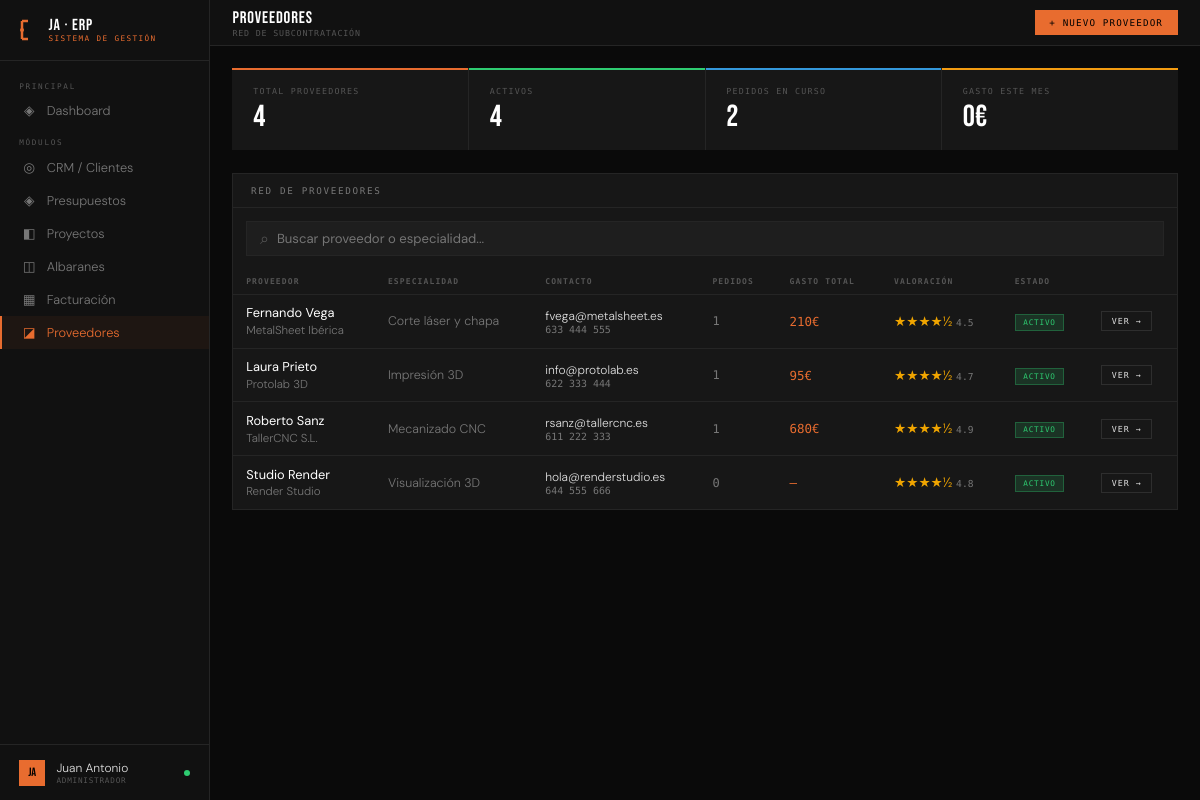
/proveedores, run on the app's committed database.
### tables this page shows
CREATE TABLE proveedores (
        id INTEGER PRIMARY KEY AUTOINCREMENT,
        nombre TEXT NOT NULL, empresa TEXT, email TEXT, telefono TEXT,
        especialidad TEXT, valoracion REAL DEFAULT 5.0,
        estado TEXT DEFAULT 'activo', notas TEXT,
        fecha_alta TEXT DEFAULT CURRENT_DATE);

### app.py (the view)
@app.route('/proveedores')
def proveedores():
    conn = get_db()
    proveedores = conn.execute('''SELECT pv.*,
        COUNT(DISTINCT pp.id) as num_pedidos,
        COALESCE(SUM(pp.importe),0) as gasto_total
        FROM proveedores pv LEFT JOIN pedidos_proveedor pp ON pp.proveedor_id=pv.id
        GROUP BY pv.id ORDER BY pv.nombre''').fetchall()
    stats = {
        'total': conn.execute("SELECT COUNT(*) FROM proveedores").fetchone()[0],
        'activos': conn.execute("SELECT COUNT(*) FROM proveedores WHERE estado='activo'").fetchone()[0],
        'pedidos_activos': conn.execute("SELECT COUNT(*) FROM pedidos_proveedor WHERE estado NOT IN ('entregado','cancelado')").fetchone()[0],
        'gasto_mes': conn.execute("SELECT COALESCE(SUM(importe),0) FROM pedidos_proveedor WHERE strftime('%Y-%m',fecha_pedido)=strftime('%Y-%m','now')").fetchone()[0],
    }
    proyectos = conn.execute("SELECT id,referencia,nombre FROM proyectos ORDER BY referencia DESC").fetchall()
    conn.close()
    return render_template('proveedores.html', proveedores=proveedores, stats=stats, proyectos=proyectos)

### app.py (called while the page is built)
def get_db():
    conn = sqlite3.connect(DB)
    conn.row_factory = sqlite3.Row
    return conn

@app.context_processor
def inject_globals():
    return {
        'today': date.today().isoformat(),
        'now': datetime.now().strftime('%b %Y'),
        'request': request,
    }

### templates/proveedores.html (shortened to what this page needs)
{% extends "base.html" %}
{% block topbar %}
<div><div class="topbar-title">PROVEEDORES</div><div class="topbar-sub">Red de subcontratación</div></div>
<div class="topbar-right">
  <button class="btn btn-primary" onclick="document.getElementById('modal-nuevo').style.display='flex'">+ Nuevo proveedor</button>
</div>
{% endblock %}
{% block content %}
<div class="kpi-row">
  <div class="kpi orange"><div class="kpi-label">Total proveedores</div><div class="kpi-value">{{ stats.total }}</div></div>
  <div class="kpi green"><div class="kpi-label">Activos</div><div class="kpi-value">{{ stats.activos }}</div></div>
  <div class="kpi blue"><div class="kpi-label">Pedidos en curso</div><div class="kpi-value">{{ stats.pedidos_activos }}</div></div>
  <div class="kpi yellow"><div class="kpi-label">Gasto este mes</div><div class="kpi-value">{{ "%.0f"|format(stats.gasto_mes) }}€</div></div>
</div>
<div class="panel">
  <div class="panel-header"><span class="panel-title">Red de proveedores</span></div>
  <div class="search-bar" style="margin:.8rem;width:auto">
    <span style="color:var(--muted)">⌕</span>
    <input type="text" id="buscador" placeholder="Buscar proveedor o especialidad..." oninput="filtrar()"/>
  </div>
  <table class="table" id="tabla-prov">
    <thead><tr><th>Proveedor</th><th>Especialidad</th><th>Contacto</th><th>Pedidos</th><th>Gasto total</th><th>Valoración</th><th>Estado</th><th></th></tr></thead>
    <tbody>
      {% for p in proveedores %}
      <tr data-search="{{ (p.nombre+' '+(p.empresa or '')+' '+(p.especialidad or ''))|lower }}">
        <td>
          <a href="/proveedor/{{ p.id }}" style="color:#fff;font-weight:400">{{ p.nombre }}</a>
          {% if p.empresa %}<div style="font-size:.72rem;color:var(--muted2);margin-top:.1rem">{{ p.empresa }}</div>{% endif %}
        </td>
        <td style="font-size:.78rem;color:var(--muted2)">{{ p.especialidad or '—' }}</td>
        <td>
          {% if p.email %}<div style="font-size:.75rem">{{ p.email }}</div>{% endif %}
          {% if p.telefono %}<div style="font-family:var(--mono);font-size:.62rem;color:var(--muted2)">{{ p.telefono }}</div>{% endif %}
        </td>
        <td style="font-family:var(--mono);font-size:.75rem;color:var(--muted2)">{{ p.num_pedidos }}</td>
        <td style="font-family:var(--mono);font-size:.78rem;color:var(--accent)">
          {% if p.gasto_total > 0 %}{{ "%.0f"|format(p.gasto_total) }}€{% else %}—{% endif %}
        </td>
        <td>
          <span style="color:var(--accent2);font-size:.85rem">
            {% for i in range(p.valoracion|int) %}★{% endfor %}{% if p.valoracion % 1 >= 0.5 %}½{% endif %}
          </span>
          <span style="font-family:var(--mono);font-size:.6rem;color:var(--muted2)"> {{ p.valoracion }}</span>
        </td>
        <td>
          {% if p.estado == 'activo' %}<span class="badge badge-green">Activo</span>
          {% elif p.estado == 'ocasional' %}<span class="badge badge-yellow">Ocasional</span>
          {% else %}<span class="badge badge-muted">Inactivo</span>{% endif %}
        </td>
        <td><a href="/proveedor/{{ p.id }}" class="btn btn-sm">Ver →</a></td>
      </tr>
      {% endfor %}
    </tbody>
  </table>
</div>
{% endblock %}

### templates/base.html (style rules this page uses)
:root { --bg:#0a0a0a;--surface:#111;--panel:#171717;--card:#1e1e1e; --border:#252525;--border2:#2e2e2e; --accent:#e86c2f;--accent2:#f0a500; --green:#2ecc71;--red:#e74c3c;--blue:#3498db;--yellow:#f39c12; --text:#e0e0e0;--muted:#555;--muted2:#777; --mono:'Share Tech Mono',monospace;--display:'Bebas Neue',sans-serif;--body:'DM Sans',sans-serif; }
*,*::before,*::after { box-sizing:border-box;margin:0;padding:0; }
html,body { height:100%;overflow:hidden; }
body { background:var(--bg);color:var(--text);font-family:var(--body);font-weight:300;display:flex; }
.topbar-title { font-family:var(--display);font-size:1.05rem;letter-spacing:.05em;color:#fff; }
.topbar-sub { font-family:var(--mono);font-size:.52rem;color:var(--muted);letter-spacing:.1em;text-transform:uppercase; }
.topbar-right { margin-left:auto;display:flex;align-items:center;gap:.6rem; }
.btn { font-family:var(--mono);font-size:.58rem;letter-spacing:.12em;text-transform:uppercase;padding:.38rem .85rem;border:1px solid var(--border2);background:transparent;color:var(--muted2);cursor:pointer;transition:all .15s;text-decoration:none;display:inline-block; }
.btn-primary { background:var(--accent);border-color:var(--accent);color:#000; }
.btn-sm { padding:.25rem .6rem;font-size:.52rem; }
.kpi-row { display:grid;grid-template-columns:repeat(4,1fr);gap:1px;background:var(--border);margin-bottom:1.4rem; }
.kpi { background:var(--panel);padding:1.1rem 1.3rem;position:relative;overflow:hidden; }
.kpi::before { content:'';position:absolute;top:0;left:0;right:0;height:2px; }
.kpi.orange::before { background:var(--accent); }
.kpi.green::before { background:var(--green); }
.kpi.blue::before { background:var(--blue); }
.kpi.yellow::before { background:var(--yellow); }
.kpi-label { font-family:var(--mono);font-size:.52rem;letter-spacing:.15em;color:var(--muted);text-transform:uppercase;margin-bottom:.4rem; }
.kpi-value { font-family:var(--display);font-size:1.9rem;color:#fff;line-height:1; }
.panel { background:var(--panel);border:1px solid var(--border);margin-bottom:1.2rem; }
.panel-header { padding:.7rem 1.1rem;border-bottom:1px solid var(--border);display:flex;align-items:center;justify-content:space-between;gap:1rem; }
.panel-title { font-family:var(--mono);font-size:.58rem;letter-spacing:.18em;text-transform:uppercase;color:var(--muted2); }
.table { width:100%;border-collapse:collapse; }
.table th { font-family:var(--mono);font-size:.5rem;letter-spacing:.14em;text-transform:uppercase;color:var(--muted);padding:.5rem .8rem;text-align:left;border-bottom:1px solid var(--border); }
.table td { padding:.6rem .8rem;font-size:.8rem;color:var(--text);border-bottom:1px solid var(--border); }
.table tr:last-child td { border-bottom:none; }
.table a { color:var(--text);text-decoration:none; }
.badge { font-family:var(--mono);font-size:.48rem;letter-spacing:.1em;text-transform:uppercase;padding:.18rem .48rem;display:inline-block; }
.badge-green { background:rgba(46,204,113,.15);color:var(--green);border:1px solid rgba(46,204,113,.3); }
.search-bar { display:flex;align-items:center;background:var(--card);border:1px solid var(--border);padding:.38rem .8rem;gap:.5rem; }
.search-bar input { background:transparent;border:none;outline:none;color:var(--text);font-family:var(--body);font-size:.82rem;flex:1; }

### data on the page
proveedores: nombre "Fernando Vega", empresa "MetalSheet Ibérica", especialidad "Corte láser y chapa", email "fvega@metalsheet.es", telefono "633 444 555", num_pedidos "1", gasto_total "210", shows "½", valoracion "4.5", estado "ACTIVO"
proveedores: nombre "Laura Prieto", empresa "Protolab 3D", especialidad "Impresión 3D", email "info@protolab.es", telefono "622 333 444", num_pedidos "1", gasto_total "95", shows "½", valoracion "4.7", estado "ACTIVO"
proveedores: nombre "Roberto Sanz", empresa "TallerCNC S.L.", especialidad "Mecanizado CNC", email "rsanz@tallercnc.es", telefono "611 222 333", num_pedidos "1", gasto_total "680", shows "½", valoracion "4.9", estado "ACTIVO"
proveedores: nombre "Studio Render", empresa "Render Studio", especialidad "Visualización 3D", email "hola@renderstudio.es", telefono "644 555 666", num_pedidos "0", shows "½", valoracion "4.8", estado "ACTIVO"

### other printed values
{{ stats.total }} "4"
{{ stats.activos }} "4"
{{ stats.pedidos_activos }} "2"
{{ "%.0f"|format(stats.gasto_mes) }} "0"
